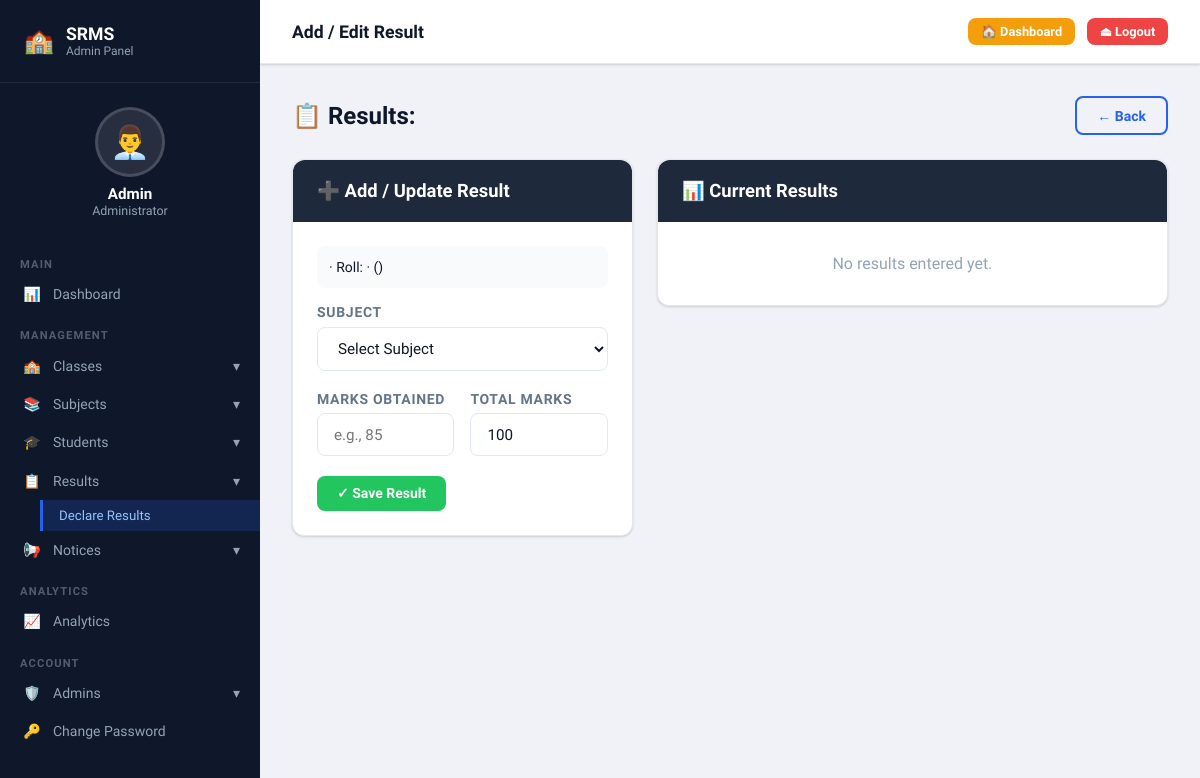
The app's page /admin/results/add/4 (signed in), older data.
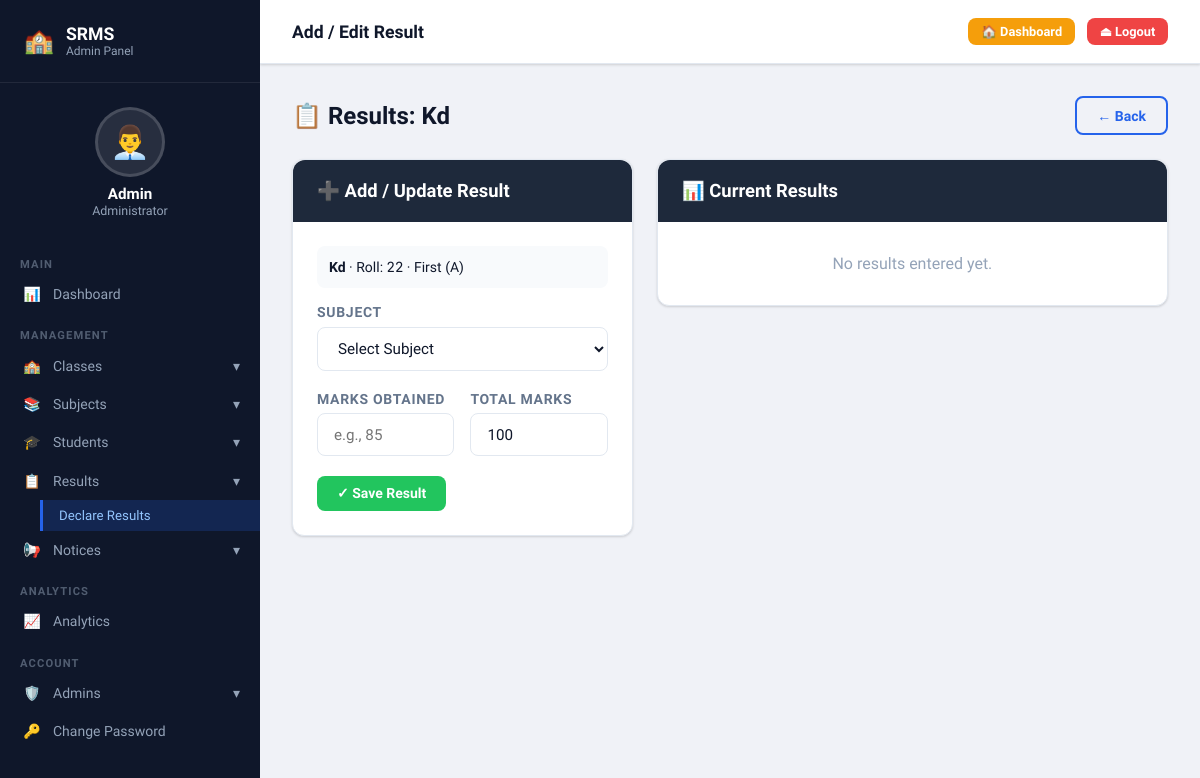
The same page, newer data.
### tables this page shows
CREATE TABLE students (
            id INTEGER PRIMARY KEY AUTOINCREMENT,
            name TEXT NOT NULL,
            roll_id TEXT NOT NULL UNIQUE,
            class_id INTEGER NOT NULL,
            email TEXT,
            created_at TEXT DEFAULT CURRENT_TIMESTAMP,
            FOREIGN KEY(class_id) REFERENCES classes(id)
        );

CREATE TABLE classes (
            id INTEGER PRIMARY KEY AUTOINCREMENT,
            class_name TEXT NOT NULL,
            class_numeric INTEGER NOT NULL,
            section TEXT NOT NULL,
            created_at TEXT DEFAULT CURRENT_TIMESTAMP,
            updated_at TEXT DEFAULT CURRENT_TIMESTAMP
        );

### app.py (the view, shortened to what this page needs)
@app.route('/admin/results/add/<int:student_id>', methods=['GET', 'POST'])
@admin_required
def add_result(student_id):
    conn = get_db()
    student = conn.execute(
        'SELECT s.*, c.class_name, c.section FROM students s JOIN classes c ON s.class_id=c.id WHERE s.id=?', (student_id,)
    ).fetchone()
    subjects = conn.execute('SELECT * FROM subjects ORDER BY subject_name').fetchall()
    existing = conn.execute(
        'SELECT r.*, sub.subject_name FROM results r JOIN subjects sub ON r.subject_id=sub.id WHERE r.student_id=?',
        (student_id,)
    ).fetchall()
    existing_ids = {r['subject_id'] for r in existing}
    conn.close()
    return render_template('add_result.html', student=student, subjects=subjects, existing=existing, existing_ids=existing_ids)

### app.py (called while the page is built)
def get_db():
    conn = sqlite3.connect(DB)
    conn.row_factory = sqlite3.Row
    return conn

def admin_required(f):
    from functools import wraps
    @wraps(f)
    def decorated(*args, **kwargs):
        if not session.get('admin'):
            return redirect(url_for('admin_login'))
        return f(*args, **kwargs)
    return decorated

### templates/add_result.html (shortened to what this page needs)
{% extends "admin_base.html" %}
{% block page_title %}Add / Edit Result{% endblock %}
{% block content %}
<div class="page-header">
  <div class="page-title">📋 Results: {{ student.name }}</div>
  <a href="{{ url_for('manage_results') }}" class="btn btn-outline">← Back</a>
</div>
<div style="display:grid;grid-template-columns:1fr 1.5fr;gap:1.5rem;align-items:start;">
  <div class="card">
    <div class="card-header" style="background:#1e293b;">➕ Add / Update Result</div>
    <div class="card-body">
      <div style="margin-bottom:1rem;padding:.75rem;background:#f8fafc;border-radius:8px;font-size:.875rem;">
        <strong>{{ student.name }}</strong> · Roll: <span style="font-family:'JetBrains Mono',monospace;">{{ student.roll_id }}</span> · {{ student.class_name }} ({{ student.section }})
      </div>
      <form method="POST">
        <div class="form-group">
          <label class="form-label">Subject</label>
          <select name="subject_id" class="form-control" required>
            <option value="">Select Subject</option>
          </select>
        </div>
        <div style="display:grid;grid-template-columns:1fr 1fr;gap:1rem;">
          <div class="form-group">
            <label class="form-label">Marks Obtained</label>
            <input type="number" name="marks" class="form-control" min="0" max="1000" placeholder="e.g., 85" required>
          </div>
          <div class="form-group">
            <label class="form-label">Total Marks</label>
            <input type="number" name="total_marks" class="form-control" value="100" min="1" required>
          </div>
        </div>
        <button type="submit" class="btn btn-success">✓ Save Result</button>
      </form>
    </div>
  </div>
  <div class="card">
    <div class="card-header" style="background:#1e293b;">📊 Current Results</div>
    {% if existing %}
      {% set total_obt = namespace(v=0) %}{% set total_max = namespace(v=0) %}
      {% for r in existing %}{% set total_obt.v = total_obt.v + r.marks %}{% set total_max.v = total_max.v + r.total_marks %}{% endfor %}
      {% set pct = (total_obt.v / total_max.v * 100)|round(2) if total_max.v else 0 %}
      <div class="table-wrap" style="border-radius:0;">
        <table>
          <thead><tr><th>#</th><th>Subject</th><th>Marks</th><th>%</th><th></th></tr></thead>
          <tbody>
            {% for r in existing %}
            <tr>
              <td>{{ loop.index }}</td>
              <td>{{ r.subject_name }}</td>
              <td><span class="badge badge-info" style="font-family:'JetBrains Mono',monospace;">{{ r.marks }}/{{ r.total_marks }}</span></td>
              <td>{{ (r.marks/r.total_marks*100)|round(1) }}%</td>
              <td><a href="{{ url_for('delete_result', id=r.id) }}" class="btn btn-danger btn-sm" onclick="return confirm('Remove?')">🗑</a></td>
            </tr>
            {% endfor %}
          </tbody>
        </table>
      </div>
      <div style="padding:1rem 1.25rem;background:#f8fafc;border-top:1px solid #e2e8f0;display:flex;justify-content:space-between;align-items:center;">
        <div>
          <strong>Total:</strong> <span style="font-family:'JetBrains Mono',monospace;">{{ total_obt.v }}/{{ total_max.v }}</span>
          · <strong>{{ pct }}%</strong>
        </div>
        <span class="badge {% if pct>=60 %}badge-success{% else %}badge-danger{% endif %}">
          {% if pct>=90 %}A+{% elif pct>=80 %}A{% elif pct>=70 %}B{% elif pct>=60 %}C{% elif pct>=50 %}D{% else %}F{% endif %}
        </span>
      </div>
    {% else %}
      <div style="padding:2rem;text-align:center;color:#94a3b8;">No results entered yet.</div>
    {% endif %}
  </div>
</div>
{% endblock %}

Row changes from the older to the newer data that the page shows:
added students: name "Kd", roll_id "22"
now on this page (row unchanged): classes: class_name "First", section "A"
